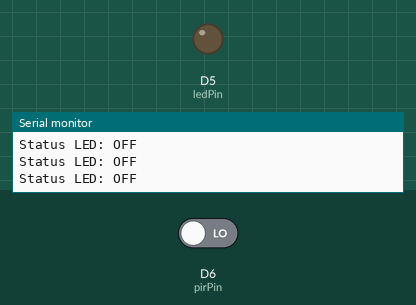
Recording of a sketch running on a simulated ESP8266 (NodeMCU). On the bench: output pins drawn as LEDs (lit = HIGH), the last lines printed to the serial monitor. The test bench sets the inputs (shaded band); at power-on: D6 (pirPin) LOW. WiFi joins after 1.5 s; servers stay silent unless stated; uploads are accepted with an empty reply.

Above: at 2.7 s.
2.8 s: D6 (pirPin) driven HIGH
At 3.7 s:
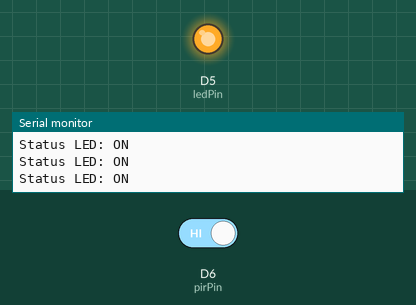
4.5 s: D6 (pirPin) driven LOW
At 5.3 s:
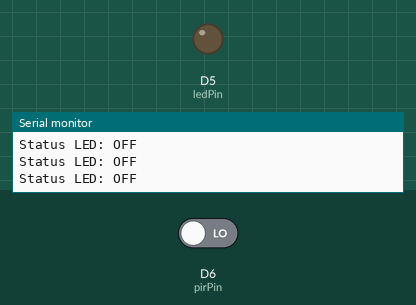
Timing chart, 0 to 7.5 s (numbered marks = the images above; inputs shaded):
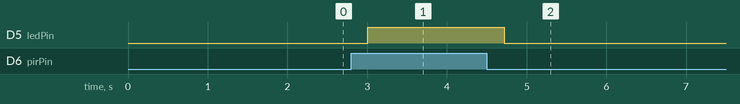

Measured:
- after the input at 2.8 s, D5 (ledPin): LOW → HIGH after 0.21 s
- after the input at 4.5 s, D5 (ledPin): HIGH → LOW after 0.22 s

The sketch:

IoT_PIRMOTION.ino
```cpp
#include <ESP8266WiFi.h>
#include <ESP8266HTTPClient.h>
#include <WiFiClientSecure.h>

const char* ssid = "UMSU_WIFI_LT7";       // Nama WiFi Anda
const char* password = "";                // Password WiFi Anda
const char* serverUrl = "https://exam1.unimed.ac.id/iot/tampil.php"; // Ubah ke HTTPS

const int ledPin = D5;    // Pin untuk LED
const int pirPin = D6;    // Pin untuk PIR sensor

bool lastMotionState = false; // Untuk menyimpan status gerakan sebelumnya

void setup() {
  Serial.begin(115200);
  pinMode(ledPin, OUTPUT);
  pinMode(pirPin, INPUT);

  // Koneksi ke WiFi
  Serial.print("Menghubungkan ke WiFi: ");
  Serial.println(ssid);
  WiFi.begin(ssid, password);

  while (WiFi.status() != WL_CONNECTED) {
    delay(500);
    Serial.print(".");
  }
  Serial.println("\nTerhubung ke WiFi");
  Serial.print("IP Address: ");
  Serial.println(WiFi.localIP());
}

void loop() {
  bool motionDetected = digitalRead(pirPin); // Membaca status PIR

  if (motionDetected != lastMotionState) { // Jika ada perubahan status
    lastMotionState = motionDetected;

    Serial.print("Status gerakan: ");
    Serial.println(motionDetected ? "Terdeteksi" : "Tidak terdeteksi");

    if (WiFi.status() == WL_CONNECTED) {
      WiFiClientSecure wifiClient;
      wifiClient.setInsecure(); // Menonaktifkan verifikasi sertifikat (hanya untuk pengujian)

      HTTPClient http;
      String url = serverUrl + String("?payload=") + (motionDetected ? "1" : "0"); // Kirim payload sesuai status
      Serial.println("Mengirim data ke URL: " + url);
      http.begin(wifiClient, url);

      int httpResponseCode = http.GET();

      if (httpResponseCode > 0) {
        Serial.println("Payload terkirim dengan sukses.");
        Serial.println("Kode respon server: " + String(httpResponseCode));
        Serial.println("Respon dari server: " + http.getString());
      } else {
        Serial.println("Gagal mengakses URL, kode respon: " + String(httpResponseCode));
      }

      http.end();
    } else {
      Serial.println("WiFi tidak terhubung. Coba lagi.");
    }
  }

  // Kontrol LED berdasarkan status PIR
  digitalWrite(ledPin, motionDetected ? HIGH : LOW);
  Serial.print("Status LED: ");
  Serial.println(motionDetected ? "ON" : "OFF");

  delay(100); // Jeda untuk menghindari pembacaan terlalu cepat
}
```
